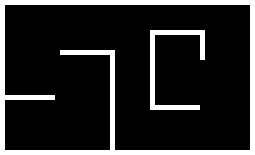
%> input picture Remote/Matlab/occupancyGrid_1.bmp, 51 x 31 px (shown 5 times larger)
$ octave PathPlanningV1_renfl1.m   (GNU Octave 9; MATLAB toolbox functions it lacks are replaced by stand-ins)
%> lines starting %> are read from the running program, lines starting %| are printed output that depends on the picture
clearvars; close all; clear all; clc
t = cputime;
world = imread('occupancyGrid_1.bmp'); % Wall = 0, Room = 255
%> world is the input picture: size 31x51 uint8; 15.2% white in thin lines or dots
world = imcomplement(world);
%> world: size 31x51 uint8; 84.8% white; black in thin lines or dots
imshow(world)
size(world);

sizeKernel = 3;
startPoint = [25,4];
endPoint = [9,37];
world(startPoint(1),startPoint(2)) = 60;
world(endPoint(1),endPoint(2)) = 60;
%direction = [1 0 0 0];%N,E,S,W
direction = startDirection(startPoint,endPoint);

currentPosition = startPoint;
oldPosition = startPoint;
endFlag = 0;
startFlag = 1;
oldDirection = direction;
endDirection = [0 0 0 0];
directionSwitched = 0;

for x = 1:200

oldDirection = direction;
deltaEndPoint = currentPosition-endPoint;

if((deltaEndPoint(1)== 0 | deltaEndPoint(2)== 0) & endFlag == 0)
    endDirection = searchEndPoint(deltaEndPoint,direction);
    endFlag = 1;
    %startFlag = 0;
    direction = endDirection;
end

[newPosition,endFlag,startFlag] = getNewPosition(currentPosition,sizeKernel,world,direction,endFlag,startFlag,endPoint);


direction = getDirection(newPosition, currentPosition);

oldPosition = currentPosition;
currentPosition = newPosition;
world(currentPosition(1),currentPosition(2)) = world(currentPosition(1),currentPosition(2))-50;
if(world(currentPosition(1),currentPosition(2))<80)
   world(currentPosition(1),currentPosition(2)) = 80;
end

if(currentPosition == endPoint)
    endCounter = x;
 break
end
%imshow(world)
end
%> this loop made 115 passes
%> (deltaEndPoint, surroundings in getNewPosition, deltaPos in getDirection, oldPosition, currentPosition) on passes 25 to 32: ([20 -15], [255 205 0; 255 155 0; 255 205 0], [-1 0], [29 22], [28 22]), ([19 -15], [255 205 0; 255 155 0; 255 155 0], [-1 0], [28 22], [27 22]), ([18 -15], [255 205 0; 255 155 0; 255 155 0], [-1 0], [27 22], [26 22]), ([17 -15], [205 205 0; 255 155 0; 255 155 0], [-1 0], [26 22], [25 22]), ([16 -15], [255 255 0; 205 155 0; 255 155 0], [-1 0], [25 22], [24 22]), ([15 -15], [255 255 0; 255 205 0; 205 155 0], [-1 0], [24 22], [23 22]), ([14 -15], [255 255 0; 255 205 0; 255 205 0], [-1 0], [23 22], [22 22]), ([13 -15], [255 255 0; 255 205 0; 255 205 0], [-1 0], [22 22], [21 22])
%> (deltaEndPoint, surroundings in getNewPosition, oldPosition, currentPosition) on passes 2 to 7: ([16 -32], [255 255 255; 60 205 255; 255 255 255], [25 5], [25 6]), ([16 -31], [255 255 255; 205 205 255; 255 255 255], [25 6], [25 7]), ([16 -30], [255 255 255; 205 205 255; 255 255 255], [25 7], [25 8]), ([16 -29], [255 255 255; 205 205 255; 255 255 255], [25 8], [25 9]), ([16 -28], [255 255 255; 205 205 255; 255 255 255], [25 9], [25 10]), ([16 -27], [255 255 255; 205 205 255; 255 255 255], [25 10], [25 11])
time = cputime-t
imshow(world)
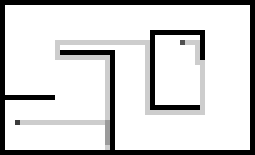
%> displayed picture: size 31x51, on the screen's scale of 0 to 255 (shown 5 times larger); min 0, max 255, mean 212.5


wayPoints = zeros(x+2,2);
sizeWorld=size(world);
wayPointCount = 1;
for y = 1:sizeWorld(1)
    for x = 1:sizeWorld(2)

     if(world(y,x)==255-50)
        wayPoints(wayPointCount,1)= y;
         wayPoints(wayPointCount,2)= x;
         wayPointCount = wayPointCount+1;
     end
    end
end
wayPoints
%> wayPoints = 117 rows, first 12: [9 12; 9 13; 9 14; 9 15; 9 16; 9 17; 9 18; 9 19; 9 20; 9 21; 9 22; 9 23]
map1= imread('occupancyGrid_1.bmp'); % Wall = 0, Room = 255
map1 = imcomplement(map1);

for y =  1:wayPointCount

    if(wayPoints(y,1)>0 && wayPoints(y,2)>0)
    map1(wayPoints(y,1),wayPoints(y,2))=100;
    end
end
%> this loop made 105 passes

figure(2)
imshow(map1)
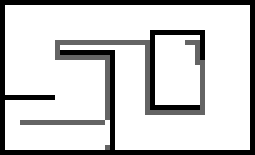
%> displayed picture: size 31x51, on the screen's scale of 0 to 255 (shown 5 times larger); min 0, max 255, mean 206.1


function [newPosition,endFlag,startFlag] = getNewPosition(currentPosition,sizeKernel,world,direction,endFlag,startFlag,endPoint)

persistent turns directionSwitched throughDoor specialFlag
if(isempty(turns) | isempty(directionSwitched))
    turns = 0;
    throughDoor = 0;
    directionSwitched=0;
    specialFlag = 0;
end

surroundings = getSurroundings(sizeKernel,currentPosition,world);
  if( surroundings >0)
       newDirection = direction;
  else
     if(direction(1)==1)
       if(surroundings(1,2)>0)
          [newDirection,throughDoor]= doorCheck(sizeKernel,direction,surroundings,endFlag,turns,throughDoor);
       else
          %% First if is new
          if(surroundings(1,1)>0&&surroundings(1,3)>0)
           newDirection = bestDirection(currentPosition,endPoint,direction);

          elseif(surroundings(2,1)==0 && surroundings(2,3)==0)
          newDirection = [0 0 1 0];
          elseif(surroundings(2,1)==0 || surroundings(2,3)>0)
          newDirection = [0 1 0 0];
          else
          newDirection = [0 0 0 1];
          end
       end
     end

     if(direction(2)==1)
       if(surroundings(2,3)>0)
          [newDirection,throughDoor]= doorCheck(sizeKernel,direction,surroundings,endFlag,turns,throughDoor);
       else
          %% First if is new
          if(surroundings(1,3)>0&&surroundings(3,3)>0)
           newDirection = bestDirection(currentPosition,endPoint,direction);

          elseif(surroundings(1,2)==0 && surroundings(3,2)==0)
          newDirection = [0 0 0 1];
          elseif(surroundings(1,2)==0 || surroundings(3,2)>0)
          newDirection = [0 0 1 0];
          else
          newDirection = [1 0 0 0];
          end
       end
     end

     if(direction(3)==1)

       if(surroundings(3,2)>0)
          [newDirection,throughDoor] = doorCheck(sizeKernel,direction,surroundings,endFlag,turns,throughDoor);
       else
          %% First if is new
          if(surroundings(3,1)>0&&surroundings(3,3)>0)
           newDirection = bestDirection(currentPosition,endPoint,direction);

          elseif(surroundings(2,1)==0 && surroundings(2,3)==0)
          newDirection = [1 0 0 0];
          elseif(surroundings(2,3)==0 || surroundings(2,1)>0)
          newDirection = [0 0 0 1];
          else
          newDirection = [0 1 0 0];
          end
       end
     end


     if(direction(4)==1)
       if(surroundings(2,1)>0)
          [newDirection,throughDoor] = doorCheck(sizeKernel,direction,surroundings,endFlag,turns,throughDoor);
       else
          %% First if is new
          if(surroundings(1,1)>0&&surroundings(3,1)>0)
           newDirection = bestDirection(currentPosition,endPoint,direction);

          elseif(surroundings(1,2)==0 && surroundings(3,2)==0)
          newDirection = [0 1 0 0];
          elseif(surroundings(3,2)==0 || surroundings(1,2)>0)
          newDirection = [1 0 0 0];
          else
          newDirection = [0 0 1 0];
          end
       end
     end
  end
  if(endFlag ==1 & startFlag ==1)
      turns = 0;
      directionSwitched = 0;
      specialFlag = 1;
      startFlag = 0;
  end

  % End Point on same Axis in X or Y
  if(endFlag == 1 || startFlag == 1)
      if(direction == newDirection)
      % ~= doesn't work
      else
      turns = turns+1;
      end
      if((turns ==2 && directionSwitched == 0 && throughDoor == 0))
         if(direction(1) == 1)
            newDirection = [0 0 1 0];
          elseif(direction(2) == 1)
             newDirection = [0 0 0 1];
          elseif(direction(3) == 1)
             newDirection = [1 0 0 0];
          elseif(direction(4) == 1)
             newDirection = [0 1 0 0];
         end

       directionSwitched = 1;
       elseif(throughDoor == 1)
           directionSwitched = 0;
           specialFlag = 0;
           turns = 0;
           endFlag = 0;
     end
  end

  if(specialFlag == 1)
      %Have to be tested an optimised
     if(direction(1) == 1 && surroundings(1,2) == 0)
         newDirection = [0 1 0 0];

     elseif(direction(2) == 1 && surroundings(2,3) == 0)
         newDirection = [1 0 0 0];

     elseif(direction(3) == 1 && surroundings(3,2) == 0)
         newDirection = [0 0 0 1];

     elseif(direction(4) == 1 && surroundings(2,1) == 0)
         newDirection = [0 0 1 0];
     end
     specialFlag = 0;
  end

  if(newDirection(1) == 1)
  newPosition = currentPosition+[-1  0];
  elseif(newDirection(2) == 1)
  newPosition = currentPosition+[ 0  1];
  elseif(newDirection(3) == 1)
  newPosition = currentPosition+[ 1  0];
  elseif(newDirection(4) == 1)
  newPosition = currentPosition+[ 0 -1];
  end
end

function [direction,throughDoor] = doorCheck(sizeKernel,direction,surroundings,endFlag,turns,throughDoor)
persistent cnt
if(isempty(cnt))
    cnt = 0;
end
middle = (sizeKernel+1)/2;
newDirection = direction;

if(direction(1) == 1)
    if(surroundings(middle,1) > 0 && surroundings(3,1)==0 && (turns ~= 0 || endFlag == 0)&& throughDoor == 0)
        newDirection = [0 0 0 1];
        throughDoor = 1;
    elseif(surroundings(middle,3) > 0 && surroundings(3,3)==0 && (turns ~= 0 || endFlag == 0)&& throughDoor == 0)
        newDirection = [0 1 0 0];
        throughDoor = 1;
    end
end
if(direction(2) == 1)
    if(surroundings(1,middle) > 0 && surroundings(1,1)==0 && (turns ~= 0 || endFlag == 0)&& throughDoor == 0)
        newDirection = [1 0 0 0];
        throughDoor = 1;
    elseif(surroundings(3,middle) > 0 && surroundings(3,1)==0 && (turns ~= 0 || endFlag == 0)&& throughDoor == 0)
        newDirection = [0 0 1 0];
        throughDoor = 1;
    end
end
if(direction(3) == 1)
    if(surroundings(middle,1) > 0 && surroundings(1,1)==0 && (turns ~= 0 || endFlag == 0) && throughDoor == 0)
        newDirection = [0 0 0 1];
        throughDoor = 1;
    elseif(surroundings(middle,3) > 0 && surroundings(1,3)==0 && (turns ~= 0 || endFlag == 0) && throughDoor == 0)
        newDirection = [0 1 0 0];
        throughDoor = 1;
    end
end
if(direction(4) == 1)
    if(surroundings(1,middle) > 0 && surroundings(1,3)==0 && (turns ~= 0 || endFlag == 0)&& throughDoor == 0)
        newDirection = [1 0 0 0];
        throughDoor = 1;
    elseif(surroundings(3,middle) > 0 && surroundings(3,3)==0 && (turns ~= 0 || endFlag == 0)&& throughDoor == 0)
        newDirection = [0 0 1 0];
        throughDoor = 1;
    end
end

if(throughDoor == 1 && cnt >=2 && endFlag == 0)
throughDoor = 0;
cnt = 0;
elseif(throughDoor == 1 && cnt >2)
throughDoor = 0;
cnt = 0;
elseif(throughDoor == 1)
cnt = cnt+1;
end
direction = newDirection;
end

function kernel = getSurroundings(sizeKernel,currentPosition,world)
kernel= zeros(sizeKernel,sizeKernel);
for n = 1:sizeKernel
    for i = 1:sizeKernel
         kernel(n,i) = world(currentPosition(1)-(sizeKernel-1-n),currentPosition(2)-(sizeKernel-1-i));
    end
end
end

function direction = getDirection(currentPosition, oldPosition)

deltaPos = currentPosition-oldPosition;
if(deltaPos(1)>0)
    newDirection = [0 0 1 0];
elseif(deltaPos(1)<0)
    newDirection = [1 0 0 0];
elseif(deltaPos(2)>0)
    newDirection = [0 1 0 0];
elseif(deltaPos(2)<0)
    newDirection = [0 0 0 1];
else
    newDirection = [1 0 0 0];
end
direction = newDirection;
end

function direction = searchEndPoint(deltaEndPoint,direction)
    %endDirection = direction;
    %if(deltaEndPoint(1) == 0 && (direction(1) == 1 || direction(3) == 1) && deltaEndPoint(2)<0)
    if(deltaEndPoint(1) == 0  && deltaEndPoint(2)<0)
        endDirection = [0 1 0 0];
    %elseif(deltaEndPoint(1) == 0 && (direction(1) == 1 || direction(3) == 1) && deltaEndPoint(2)>0)
    elseif(deltaEndPoint(1) == 0  && deltaEndPoint(2)>0)
        endDirection = [0 0 0 1];
    %elseif(deltaEndPoint(2) == 0 && (direction(2) == 1 || direction(4) == 1) && deltaEndPoint(1)<0)
    elseif(deltaEndPoint(2) == 0 && deltaEndPoint(1)<0)
        endDirection = [0 0 1 0];
    else
        endDirection = [1 0 0 0];
    end
    direction = endDirection;
end

function direction = startDirection(startPoint, endPoint)
delta = startPoint-endPoint;
%NewDirection = [0 0 0 0];
if(abs(delta(1))<abs(delta(2)))
    if(delta(2)<0)
        newDirection = [0 1 0 0];
    else
        newDirection = [0 0 0 1];
    end
else
    if(delta(1)<0)
        newDirection = [0 0 1 0];
    else
        newDirection = [1 0 0 0];
    end
end
direction = newDirection;
end

function direction = bestDirection(currentPosition,EndPoint,currentDirection)
    if(currentDirection(1)==1 || currentDirection(3)==1)
        if(currentPosition(2)-EndPoint(2)>0)
          newDirection = [0,0,0,1];
        else
          newDirection = [0,1,0,0];
        end
    else
        if(currentPosition(1)-EndPoint(1)>=0)
          newDirection = [0,0,1,0];
        else
          newDirection = [1,0,0,0];
        end
    end

direction = newDirection;
end
